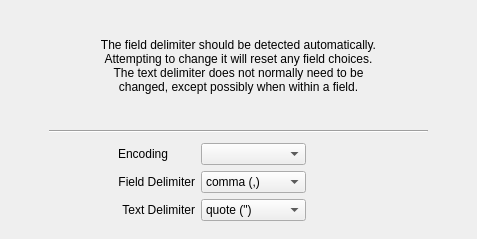
<?xml version="1.0" encoding="UTF-8"?>
<ui version="4.0">
 <class>SeparatorPage</class>
 <widget class="QWidget" name="SeparatorPage">
  <property name="geometry">
   <rect>
    <x>0</x>
    <y>0</y>
    <width>477</width>
    <height>239</height>
   </rect>
  </property>
  <property name="sizePolicy">
   <sizepolicy hsizetype="Expanding" vsizetype="Expanding">
    <horstretch>0</horstretch>
    <verstretch>0</verstretch>
   </sizepolicy>
  </property>
  <property name="windowTitle">
   <string>Separator Wizard Page</string>
  </property>
  <layout class="QHBoxLayout" name="horizontalLayout_2" stretch="1,10,1">
   <item>
    <spacer name="leftSpacer">
     <property name="orientation">
      <enum>Qt::Horizontal</enum>
     </property>
     <property name="sizeHint" stdset="0">
      <size>
       <width>40</width>
       <height>20</height>
      </size>
     </property>
    </spacer>
   </item>
   <item>
    <layout class="QVBoxLayout" name="verticalLayout" stretch="30,1,1,1,1,2">
     <item>
      <widget class="QLabel" name="label">
       <property name="text">
        <string>The field delimiter should be detected automatically.
Attempting to change it will reset any field choices.
The text delimiter does not normally need to be
changed, except possibly when within a field.</string>
       </property>
       <property name="alignment">
        <set>Qt::AlignCenter</set>
       </property>
       <property name="wordWrap">
        <bool>true</bool>
       </property>
      </widget>
     </item>
     <item>
      <spacer name="verticalSpacer_2">
       <property name="orientation">
        <enum>Qt::Vertical</enum>
       </property>
       <property name="sizeHint" stdset="0">
        <size>
         <width>371</width>
         <height>3</height>
        </size>
       </property>
      </spacer>
     </item>
     <item>
      <widget class="Line" name="line">
       <property name="orientation">
        <enum>Qt::Horizontal</enum>
       </property>
      </widget>
     </item>
     <item>
      <spacer name="verticalSpacer_3">
       <property name="orientation">
        <enum>Qt::Vertical</enum>
       </property>
       <property name="sizeHint" stdset="0">
        <size>
         <width>371</width>
         <height>3</height>
        </size>
       </property>
      </spacer>
     </item>
     <item>
      <layout class="QHBoxLayout" name="horizontalLayout" stretch="20,50,35">
       <item>
        <spacer name="horizontalSpacer">
         <property name="orientation">
          <enum>Qt::Horizontal</enum>
         </property>
         <property name="sizeHint" stdset="0">
          <size>
           <width>13</width>
           <height>13</height>
          </size>
         </property>
        </spacer>
       </item>
       <item>
        <layout class="QGridLayout" name="gridLayout" columnstretch="10,10">
         <item row="1" column="0">
          <widget class="QLabel" name="labelSet_fieldDelim">
           <property name="text">
            <string>Field Delimiter</string>
           </property>
           <property name="alignment">
            <set>Qt::AlignRight|Qt::AlignTrailing|Qt::AlignVCenter</set>
           </property>
          </widget>
         </item>
         <item row="1" column="1">
          <widget class="QComboBox" name="m_fieldDelimiter">
           <property name="sizePolicy">
            <sizepolicy hsizetype="Preferred" vsizetype="Preferred">
             <horstretch>0</horstretch>
             <verstretch>0</verstretch>
            </sizepolicy>
           </property>
           <item>
            <property name="text">
             <string>comma (,)</string>
            </property>
           </item>
           <item>
            <property name="text">
             <string>semiColon (;)</string>
            </property>
           </item>
           <item>
            <property name="text">
             <string>colon (:)</string>
            </property>
           </item>
           <item>
            <property name="text">
             <string>tab (\t)</string>
            </property>
           </item>
          </widget>
         </item>
         <item row="2" column="0">
          <widget class="QLabel" name="labelSet_textDelim">
           <property name="accessibleName">
            <string comment="punctuation mark used as field delimiter" extracomment="punctuation mark used as field delimiter"/>
           </property>
           <property name="text">
            <string comment="punctuation mark used as field delimiter">Text Delimiter</string>
           </property>
           <property name="alignment">
            <set>Qt::AlignRight|Qt::AlignTrailing|Qt::AlignVCenter</set>
           </property>
          </widget>
         </item>
         <item row="2" column="1">
          <widget class="QComboBox" name="m_textDelimiter">
           <property name="sizePolicy">
            <sizepolicy hsizetype="Preferred" vsizetype="Preferred">
             <horstretch>0</horstretch>
             <verstretch>0</verstretch>
            </sizepolicy>
           </property>
           <property name="toolTip">
            <string>Select field delimiter/separator character.
This will reset any existing field choices.</string>
           </property>
           <item>
            <property name="text">
             <string>quote (&quot;)</string>
            </property>
           </item>
           <item>
            <property name="text">
             <string>apostrophe (')</string>
            </property>
           </item>
          </widget>
         </item>
         <item row="0" column="1">
          <widget class="QComboBox" name="m_encoding"/>
         </item>
         <item row="0" column="0">
          <widget class="QLabel" name="lblEncoding">
           <property name="text">
            <string>Encoding</string>
           </property>
          </widget>
         </item>
        </layout>
       </item>
       <item>
        <spacer name="horizontalSpacer_2">
         <property name="orientation">
          <enum>Qt::Horizontal</enum>
         </property>
         <property name="sizeHint" stdset="0">
          <size>
           <width>13</width>
           <height>13</height>
          </size>
         </property>
        </spacer>
       </item>
      </layout>
     </item>
     <item>
      <spacer name="verticalSpacer_low">
       <property name="orientation">
        <enum>Qt::Vertical</enum>
       </property>
       <property name="sizeHint" stdset="0">
        <size>
         <width>20</width>
         <height>40</height>
        </size>
       </property>
      </spacer>
     </item>
    </layout>
   </item>
   <item>
    <spacer name="rightSpacer">
     <property name="orientation">
      <enum>Qt::Horizontal</enum>
     </property>
     <property name="sizeHint" stdset="0">
      <size>
       <width>40</width>
       <height>20</height>
      </size>
     </property>
    </spacer>
   </item>
  </layout>
 </widget>
 <tabstops>
  <tabstop>m_encoding</tabstop>
  <tabstop>m_fieldDelimiter</tabstop>
  <tabstop>m_textDelimiter</tabstop>
 </tabstops>
 <resources/>
 <connections/>
</ui>
